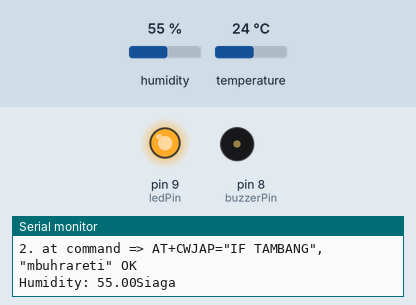
The sketch below on a simulated Arduino Uno, built with avr-gcc and run on an emulated ATmega328P. Parts: output pins drawn as LEDs (lit = HIGH), buzzer (waves = sounding, pin HIGH), the last lines printed to the serial monitor. The test bench sets the inputs (shaded band); at power-on: humidity 55 %, temperature 24 °C. The modem accepts every AT command (registered, SIM ready, sends succeed) and sends nothing else.

Above: at 1.2 s.
1.3 s: humidity set to 68 %
7.0 s: humidity set to 71 %
At 11.8 s:
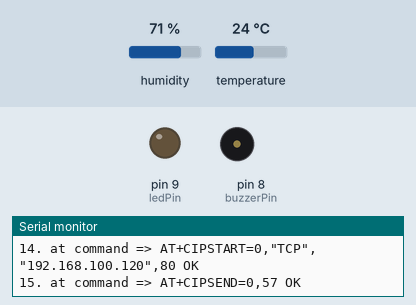
15.7 s: humidity set to 69 %
18.3 s: humidity set to 88 %
At 23.3 s:
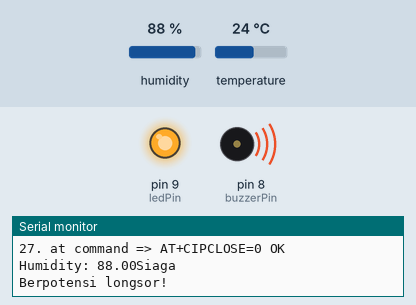
Timing chart, 0 to 26.0 s (numbered marks = the images above; inputs shaded):
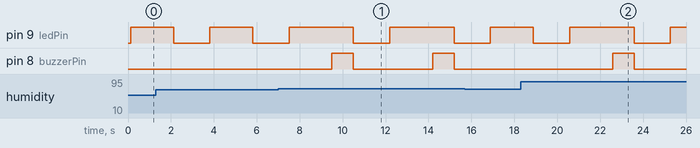

The sketch:

ProjekAkhirLongsor.ino
```cpp
#include <Adafruit_Sensor.h>
#include <DHT.h>
#include <SoftwareSerial.h>
#define RX 10
#define TX 11
#define DHTTYPE DHT11
#define DHTPIN 5

DHT dht(DHTPIN, DHTTYPE);

String AP = "IF TAMBANG";
String PASS = "mbuhrareti";
String HOST = "192.168.100.120";
String PORT = "80";

int countTrueCommand;
int countTimeCommand;
boolean found = false;
int dhtPin = 5;
int ledPin = 9;
int buzzerPin = 8;

SoftwareSerial esp8266(RX,TX);

void setup() {
  Serial.begin(9600);
  esp8266.begin(9600);
  Serial.println("DHT11 test!");
  sendCommand("AT", 5, "OK");
  sendCommand("AT+CWMODE=1", 5, "OK");
  sendCommand("AT+CWJAP=\""+ AP +"\",\""+ PASS +"\"",20,"OK");
  beginSetup();
  dht.begin();
}

void loop() {
  String getData = "GET /projekAkhir_IoT/dariArduino.php?kelembapan="+getLembab();
  sendCommand("AT+CIPMUX=1",5,"OK");
  sendCommand("AT+CIPSTART=0,\"TCP\",\""+ HOST +"\","+ PORT,15,"OK");
  sendCommand("AT+CIPSEND=0," +String(getData.length()+4),4,">");
  esp8266.println(getData); delay(1500); countTrueCommand++;
  sendCommand("AT+CIPCLOSE=0",5,"OK");
}

void beginSetup(){
  pinMode (buzzerPin, OUTPUT);
  pinMode (dhtPin, OUTPUT);
  pinMode (ledPin, OUTPUT);
}

String getLembab() {

  float h = dht.readHumidity();
  if (isnan(h)) {
    Serial.println("Gagal membaca DHT sensor!");
    return;
  }

  Serial.print("Humidity: ");
  Serial.print(h);

  if (h <= 40) {
    Serial.println("Normal");
    digitalWrite(ledPin, LOW);
    digitalWrite(buzzerPin, LOW);
    delay (1000);
  }
  if (40 < h < 70) {
    Serial.println("Siaga");
    digitalWrite(buzzerPin, LOW);
    digitalWrite(ledPin, HIGH);
    delay (2000);
    digitalWrite(ledPin, LOW);
    digitalWrite(buzzerPin, LOW);

  }
  if (h >= 70) {
    Serial.println("Berpotensi longsor!");
    digitalWrite(ledPin, HIGH);
    digitalWrite(buzzerPin, HIGH);
    delay (1000);
    digitalWrite(ledPin, LOW);
    digitalWrite(buzzerPin, LOW);
  }

  return String(h);
}

void sendCommand(String command, int maxTime, char readReplay[]) {
  Serial.print(countTrueCommand);
  Serial.print(". at command => ");
  Serial.print(command);
  Serial.print(" ");
  while(countTimeCommand < (maxTime*1))
  {
    esp8266.println(command);//at+cipsend
    if(esp8266.find(readReplay))//ok
    {
      found = true;
      break;
    }

    countTimeCommand++;
  }

  if(found == true)
  {
    Serial.println("OK");
    countTrueCommand++;
    countTimeCommand = 0;
  }

  if(found == false)
  {
    Serial.println("Fail");
    countTrueCommand = 0;
    countTimeCommand = 0;
  }

  found = false;
 }
```

Measured:
- the behaviour switches between 69 and 70 % on humidity (found by bisection; images 0 and 1)
- after the input at 7.0 s, pin 9 (ledPin): HIGH → LOW after 3.5 s, → HIGH 1.7 s later, → LOW 3.0 s later; pin 8 (buzzerPin): alternates HIGH for 1.0 s and LOW for 3.7 s, starting after 2.5 s
- after the input at 18.3 s, pin 9 (ledPin): HIGH → LOW after 5.3 s, → HIGH 1.7 s later; pin 8 (buzzerPin): LOW → HIGH after 4.3 s, → LOW 1.0 s later
